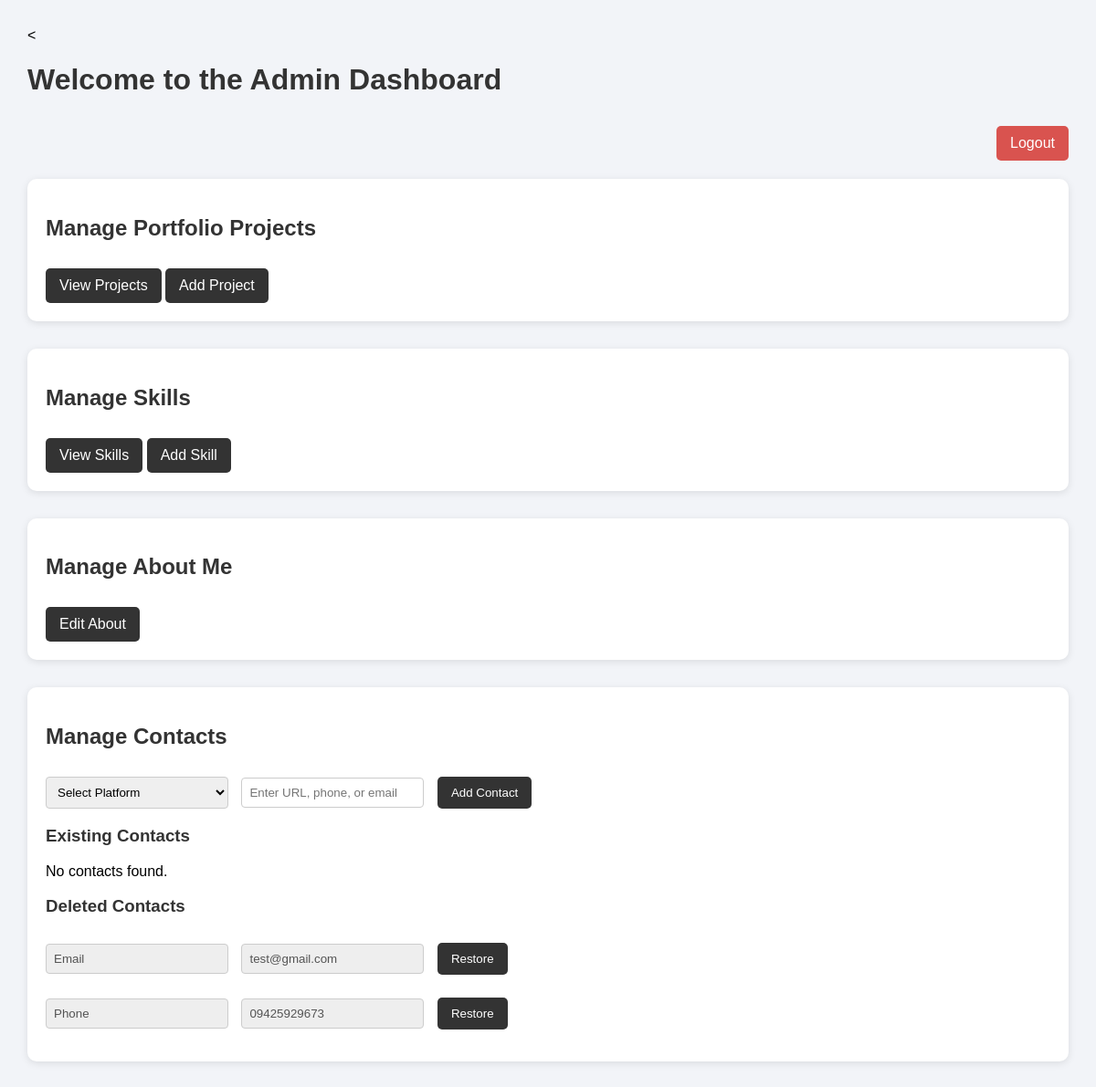
Page /admin_dashboard.php (signed in) on the committed database.
### tables this page shows
CREATE TABLE `contacts` (
  `id` int(11) NOT NULL,
  `type` varchar(50) NOT NULL,
  `value` varchar(255) NOT NULL,
  `is_deleted` tinyint(1) DEFAULT 0,
  `platform` varchar(100) DEFAULT NULL,
  `link` varchar(255) DEFAULT NULL,
  `deleted` tinyint(1) NOT NULL DEFAULT 0
);

### admin_dashboard.php (the view, shortened to what this page needs)
<?php
require 'db.php';
?>
<!DOCTYPE html>
<html>
<head>
</head>
<body>
  <h1>Welcome to the Admin Dashboard</h1>
  <div class="logout-container">
    <a href="logout.php" class="button">Logout</a>
  </div>
  <div class="section">
    <h2>Manage Portfolio Projects</h2>
    <a href="portfolio_list.php" class="button">View Projects</a>
    <a href="portfolio_add.php" class="button">Add Project</a>
  </div>
  <div class="section">
    <h2>Manage Skills</h2>
    <a href="skills_list.php" class="button">View Skills</a>
    <a href="skills_add.php" class="button">Add Skill</a>
  </div>
  <div class="section">
    <h2>Manage About Me</h2>
    <a href="about_edit.php" class="button">Edit About</a>
  </div>
  <div class="section">
    <h2>Manage Contacts</h2>
    <form action="add_contact.php" method="POST">
      <select name="platform" required>
        <option value="">Select Platform</option>
      </select>
      <input type="text" name="link" placeholder="Enter URL, phone, or email" required>
      <button type="submit">Add Contact</button>
    </form>
    <h3>Existing Contacts</h3>
    <?php
    $result = $conn->query("SELECT * FROM contacts WHERE is_deleted = 0 ORDER BY id DESC");
    if ($result->num_rows > 0):
        while ($row = $result->fetch_assoc()):
    ?>
        <form action="edit_contact.php" method="POST">
            <input type="hidden" name="id" value="<?= $row['id'] ?>">
            <input type="text" name="platform" value="<?= htmlspecialchars($row['platform']) ?>" required>
            <input type="text" name="link" value="<?= htmlspecialchars($row['link']) ?>" required>
            <button type="submit">Save</button>
            <a href="delete_contact.php?id=<?= $row['id'] ?>" onclick="return confirm('Delete this contact?')" class="delete-link">Delete</a>
        </form>
    <?php
        endwhile;
    else:
        echo "<p>No contacts found.</p>";
    endif;
    ?>
    <h3>Deleted Contacts</h3>
    <?php
    $trashed = $conn->query("SELECT * FROM contacts WHERE is_deleted = 1 ORDER BY id DESC");
    if ($trashed->num_rows > 0):
        while ($row = $trashed->fetch_assoc()):
    ?>
        <form action="restore_contact.php" method="POST">
            <input type="text" value="<?= htmlspecialchars($row['platform']) ?>" disabled>
            <input type="text" value="<?= htmlspecialchars($row['link']) ?>" disabled>
            <button type="submit">Restore</button>
        </form>
    <?php
        endwhile;
    else:
        echo "<p>No deleted contacts.</p>";
    endif;
    ?>
  </div>
</body>
</html>

### admin_dashboard.php (style rules this page uses)
body { font-family: Arial, sans-serif; background: #f2f4f8; margin: 0; padding: 30px; }
h1, h2, h3 { color: #333; }
.section { background: #ffffff; padding: 20px; margin-bottom: 30px; border-radius: 10px; box-shadow: 0 2px 8px rgba(0,0,0,0.1); }
a.button, button { display: inline-block; padding: 10px 15px; background-color: #333; color: #fff; text-decoration: none; border: none; border-radius: 5px; margin-top: 10px; cursor: pointer; }
form { margin-bottom: 15px; }
input[type="text"], input[type="url"], select { padding: 8px; width: 200px; margin-right: 10px; border: 1px solid #ccc; border-radius: 4px; }
input[disabled] { background-color: #eee; }
.logout-container { text-align: right; margin-bottom: 20px; }
.logout-container .button { background-color: #d9534f; }

### rows in the picture
contacts: platform "Email", link "test@gmail.com"
contacts: platform "Phone", link "09425929673"
